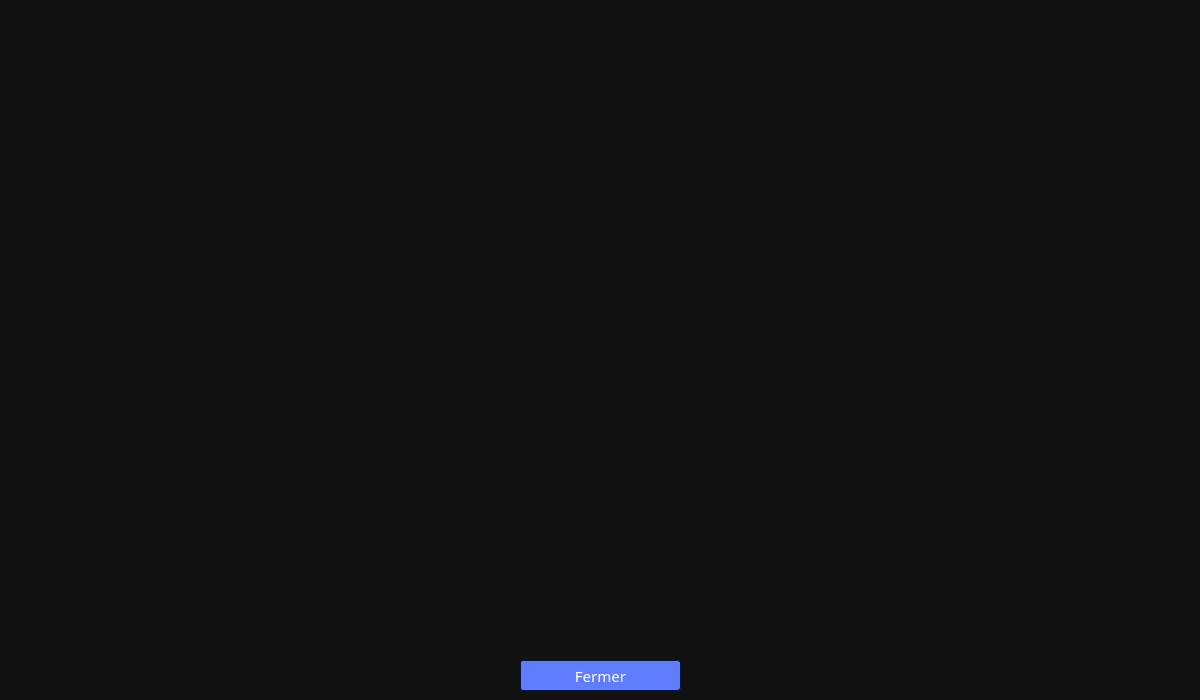
<?xml version="1.0" encoding="UTF-8"?>
<ui version="4.0">
 <class>Dialog_Statistiques</class>
 <widget class="QDialog" name="Dialog_Statistiques">
  <property name="geometry">
   <rect>
    <x>0</x>
    <y>0</y>
    <width>1200</width>
    <height>700</height>
   </rect>
  </property>
  <property name="windowTitle">
   <string>Dialog</string>
  </property>
  <property name="styleSheet">
   <string notr="true">
background-color: #121212;
color: #ffffff;
border-color: #051a39;</string>
  </property>
  <widget class="QPushButton" name="pushButton_Fermer">
   <property name="geometry">
    <rect>
     <x>520</x>
     <y>660</y>
     <width>161</width>
     <height>31</height>
    </rect>
   </property>
   <property name="font">
    <font>
     <family>Montserrat SemiBold</family>
     <pointsize>11</pointsize>
    </font>
   </property>
   <property name="styleSheet">
    <string notr="true">QPushButton{
	background-color: #607cff;
	color: #ffffff;
	border-style: solid;
	border-width: 1px;
	border-radius: 3px;
	border-color: #051a39;
	padding: 5px;
}
QPushButton::disabled{
	background-color: #404040;
	color: #656565;
	border-color: #051a39;
}
QPushButton::hover{
	background-color: #8399ff;
	color: #ffffff;
	border-style: solid;
	border-width: 1px;
	border-radius: 3px;
	border-color: #051a39;
	padding: 5px;
}
QPushButton::pressed{
	background-color: #4969ff;
	color: #ffffff;
	border-style: solid;
	border-width: 1px;
	border-radius: 3px;
	border-color: #051a39;
	padding: 5px;
}</string>
   </property>
   <property name="text">
    <string>Fermer</string>
   </property>
  </widget>
  <widget class="QCustomPlot" name="plot" native="true">
   <property name="geometry">
    <rect>
     <x>20</x>
     <y>0</y>
     <width>1200</width>
     <height>651</height>
    </rect>
   </property>
  </widget>
 </widget>
 <customwidgets>
  <customwidget>
   <class>QCustomPlot</class>
   <extends>QWidget</extends>
   <header location="global">qcustomplot.h</header>
   <container>1</container>
  </customwidget>
 </customwidgets>
 <resources/>
 <connections/>
</ui>
